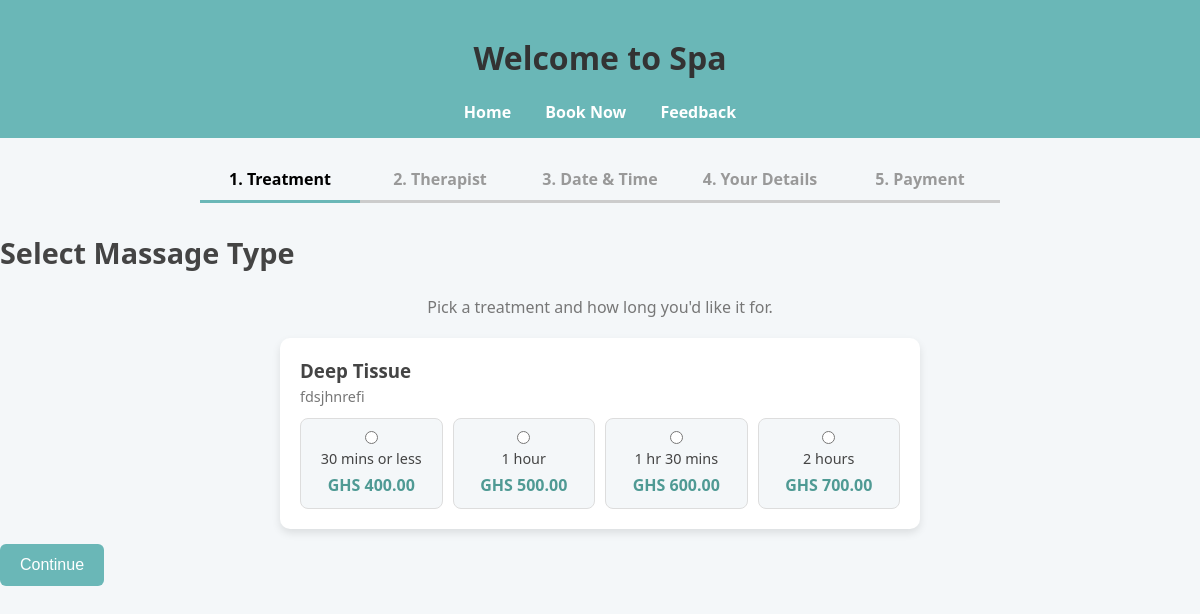
/treatment, run on the app's committed database.
### models.py (models this page shows)
class Treatment(db.Model):
    id = db.Column(db.Integer, primary_key=True)
    name = db.Column(db.String(100), nullable=False)
    description = db.Column(db.String(300))
    price_30 = db.Column(db.Float, default=0.0)   # 30 mins or less
    price_60 = db.Column(db.Float, default=0.0)   # 1 hour
    price_90 = db.Column(db.Float, default=0.0)   # 1 hr 30 mins
    price_120 = db.Column(db.Float, default=0.0)  # 2 hours

### spa_app.py (the view, shortened to what this page needs)
@app.route('/treatment', methods=['GET', 'POST'])
def treatment():
    treatments = Treatment.query.all()
    return render_template('step2_treatment.html', step=1,
                            treatments=treatments,
                            duration_choices=DURATION_CHOICES)

### templates/step2_treatment.html (shortened to what this page needs)
<!DOCTYPE html>
<html>
<head>
  <link rel="stylesheet" href="{{ url_for('static', filename='style.css') }}">
</head>
<body>
  <header>
    <h1>Welcome to Spa</h1>
    <nav>
      <a href="{{ url_for('home') }}">Home</a>
      <a href="{{ url_for('treatment') }}">Book Now</a>
      <a href="{{ url_for('complaints') }}">Feedback</a>
    </nav>
  </header>
  <div class="progress-container">
    <div class="progress-step {% if step == 1 %}active{% endif %}">1. Treatment</div>
    <div class="progress-step {% if step == 2 %}active{% endif %}">2. Therapist</div>
    <div class="progress-step {% if step == 3 %}active{% endif %}">3. Date & Time</div>
    <div class="progress-step {% if step == 4 %}active{% endif %}">4. Your Details</div>
    <div class="progress-step {% if step == 5 %}active{% endif %}">5. Payment</div>
  </div>
  <h2>Select Massage Type</h2>
  <p style="text-align:center; color:#777;">Pick a treatment and how long you'd like it for.</p>
  <form method="POST" action="{{ url_for('treatment') }}">
    {% for t in treatments %}
    <div class="card treatment-card">
      <h3 class="treatment-name">{{ t.name }}</h3>
      {% if t.description %}<p class="treatment-desc">{{ t.description }}</p>{% endif %}
      <div class="duration-options">
        {% for code, label, field in duration_choices %}
        <label class="duration-option">
          <input type="radio" name="massage" value="{{ t.id }}:{{ code }}" required>
          <span class="duration-label">{{ label }}</span>
          <span class="duration-price">GHS {{ '%.2f' | format(t[field] or 0) }}</span>
        </label>
        {% endfor %}
      </div>
    </div>
    {% else %}
    <p>No treatments have been added yet. Please check back soon.</p>
    {% endfor %}
    <button type="submit">Continue</button>
  </form>
</body>
</html>

### static/style.css (style rules this page uses)
body { font-family: 'Segoe UI', Arial, sans-serif; background: #f4f7f9; margin: 0; padding: 0; color: #333; }
header { background: #6ab7b7; padding: 15px; text-align: center; }
nav a { margin: 0 15px; color: white; font-weight: bold; text-decoration: none; transition: color 0.3s ease; }
h2 { margin-top: 30px; font-size: 1.8em; color: #444; }
.progress-container { display: flex; justify-content: space-between; margin: 20px auto; max-width: 800px; }
.progress-step { flex: 1; text-align: center; padding: 10px; border-bottom: 3px solid #ccc; font-weight: bold; color: #999; }
.progress-step.active { border-bottom: 3px solid #6ab7b7; color: #000; }
.card { background: white; padding: 20px; margin: 15px auto; border-radius: 10px; box-shadow: 0 4px 8px rgba(0,0,0,0.1); max-width: 500px; text-align: left; display: flex; align-items: center; gap: 12px; }
.card input { margin-right: 10px; }
.card input[type="radio"] { width: auto; margin: 0; flex-shrink: 0; }
.card label { flex: 1; }
.treatment-card { display: block; max-width: 600px; }
.treatment-name { margin: 0 0 4px; color: #444; }
.treatment-desc { margin: 0 0 12px; color: #777; font-size: 0.9em; }
.duration-options { display: grid; grid-template-columns: repeat(auto-fit, minmax(130px, 1fr)); gap: 10px; }
.duration-option { display: flex; flex-direction: column; align-items: center; justify-content: center; text-align: center; gap: 6px; background: #f4f7f9; border: 1px solid #ddd; border-radius: 8px; padding: 12px 10px; cursor: pointer; transition: background 0.2s ease, border-color 0.2s ease; }
.duration-option input[type="radio"] { width: auto; margin: 0; }
.duration-label { color: #444; font-size: 0.9em; line-height: 1.3; }
.duration-price { font-weight: bold; color: #4f9a94; white-space: nowrap; }
form { margin-top: 20px; }
form input, form select { padding: 10px; margin: 10px 0; width: 80%; border: 1px solid #ccc; border-radius: 6px; font-size: 1em; }
form button { background: #6ab7b7; color: white; border: none; padding: 12px 20px; border-radius: 6px; font-size: 1em; cursor: pointer; transition: background 0.3s ease; }
h3 { margin-top: 30px; color: #555; }

### data on the page
Treatment: name "Deep Tissue", description "fdsjhnrefi", duration_choices "30 mins or less" "1 hour" "1 hr 30 mins" "2 hours", price_30 "400.00" "500.00" "600.00" "700.00"
